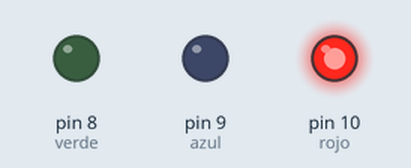
Bench run of a sketch on a simulated Arduino Uno, built with avr-gcc and run on an emulated ATmega328P. Shown: output pins drawn as LEDs (lit = HIGH).

Above: at 0.2 s.
At 1.2 s:
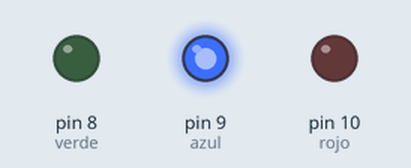
At 1.7 s:
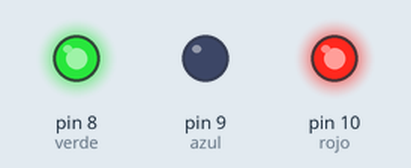
At 3.2 s:
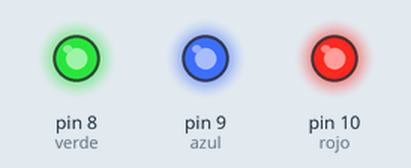
At 5.7 s:
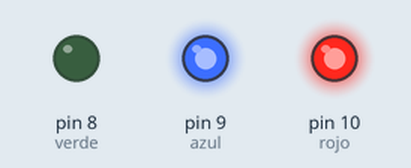
At 7.7 s:
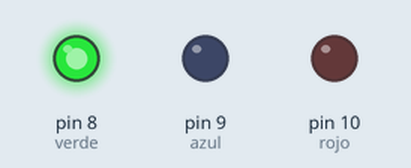
Timing chart, 0 to 8.1 s (numbered marks = the images above):
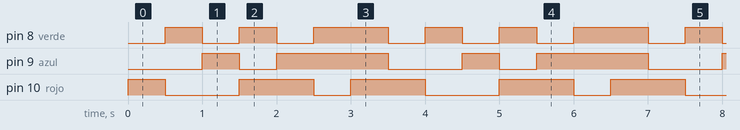

Measured:
- by itself, pin 8 (verde): repeats every 3.5 s: LOW 0.50 s, HIGH 0.50 s, LOW 0.50 s, HIGH 1.0 s, LOW 0.50 s, HIGH 0.50 s
- by itself, pin 9 (azul): repeats every 3.5 s: LOW 0.50 s, HIGH 1.5 s, LOW 1.0 s, HIGH 0.50 s
- by itself, pin 10 (rojo): repeats every 3.5 s: LOW 1.0 s, HIGH 1.0 s, LOW 0.50 s, HIGH 1.0 s

The sketch:

Ej3.ino
```cpp
#define verde 8
#define azul 9
#define rojo 10

void setup()
{
  Serial.begin(9600);
  pinMode(azul, OUTPUT);
  pinMode(verde, OUTPUT);
  pinMode(rojo, OUTPUT);
}

void loop(){
  for (int i=0; i<=6; i++){
  	cambiar_color(i);
    delay(500);
  }
}


void cambiar_color(int numero){
  switch(numero){
  	case 0: //rojo
    	digitalWrite(rojo, HIGH);
        digitalWrite(verde, LOW);
        digitalWrite(azul, LOW);
    	break;
    case 1: //verde
    	digitalWrite(rojo, LOW);
        digitalWrite(verde, HIGH);
        digitalWrite(azul, LOW);
    	break;
    case 2: //azul
    	digitalWrite(rojo, LOW);
        digitalWrite(verde, LOW);
        digitalWrite(azul, HIGH);
    	break;
    case 3: //amarillo
    	digitalWrite(rojo, HIGH);
        digitalWrite(verde, HIGH);
        digitalWrite(azul, LOW);
    	break;
    case 4: //violeta
    	digitalWrite(rojo, HIGH);
        digitalWrite(verde, LOW);
        digitalWrite(azul, HIGH);
    	break;
    case 5: //celeste
    	digitalWrite(rojo, LOW);
        digitalWrite(verde, HIGH);
        digitalWrite(azul, HIGH);
    	break;
    case 6: //blanco
    	digitalWrite(rojo, HIGH);
        digitalWrite(verde, HIGH);
        digitalWrite(azul, HIGH);
    	break;

  }

}
```
